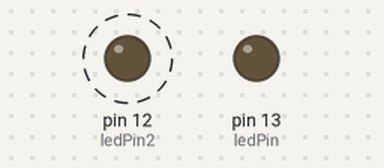
The sketch below on a simulated Arduino Uno, built with avr-gcc and run on an emulated ATmega328P. Parts: output pins drawn as LEDs (lit = HIGH). Dashed ring = blinking.

Above: at 0.15 s.
At 5.6 s:
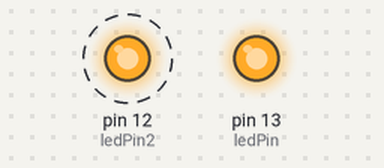
Timing chart, 0 to 6.9 s (numbered marks = the images above):
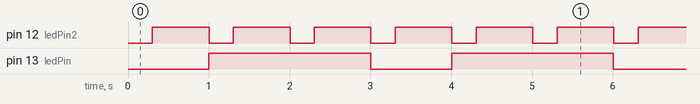

The sketch:

04-FlashWithMillisTwoLeds.ino
```cpp
const int ledPin = 13;
const int ledPin2 = 12;

long previousMillis = 0;  // will store last time LED was updated
int ledState = LOW;       // initially the led is OFF
long ledOnTime = 2000;    // interval at which the LED should be on  (milliseconds)
long ledOffTime = 1000;   // interval at which the LED should be off (milliseconds)

long previousMillis2 = 0;  // will store last time LED was updated
int ledState2 = LOW;       // initially the led is OFF
long ledOnTime2 = 700;     // interval at which the LED should be on  (milliseconds)
long ledOffTime2 = 300;    // interval at which the LED should be off (milliseconds)


void setup() {
  pinMode(ledPin, OUTPUT);
  pinMode(ledPin2, OUTPUT);
}

void loop() {

  long currentMillis = millis();

  if ((ledState == HIGH) && (currentMillis - previousMillis > ledOnTime)) {
    // save the last time you blinked the LED
    previousMillis = currentMillis;
    // change the state of the LED
    ledState = LOW;
    digitalWrite(ledPin, ledState);
  } else if ((ledState == LOW) && (currentMillis - previousMillis > ledOffTime)) {
    previousMillis = currentMillis;
    ledState = HIGH;
    digitalWrite(ledPin, ledState);
  }

  // check the state of the second led
  if ((ledState2 == HIGH) && (currentMillis - previousMillis2 > ledOnTime2)) {
    previousMillis2 = currentMillis;
    ledState2 = LOW;
    digitalWrite(ledPin2, ledState2);
  } else if ((ledState2 == LOW) && (currentMillis - previousMillis2 > ledOffTime2)) {
    previousMillis2 = currentMillis;
    ledState2 = HIGH;
    digitalWrite(ledPin2, ledState2);
  }
}
```

Measured:
- by itself, pin 12 (ledPin2): alternates HIGH for 0.70 s and LOW for 0.30 s
- by itself, pin 13 (ledPin): alternates HIGH for 2.0 s and LOW for 1.0 s
- by itself, everything shown: repeats every 3.0 s, in 8 steps
